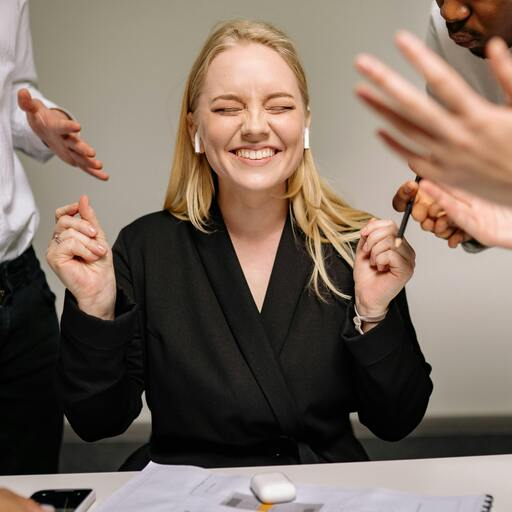
%> input picture woman.jpg, 512 x 512 px
$ octave Bit_Plane_Slicing.m   (GNU Octave 9; MATLAB toolbox functions it lacks are replaced by stand-ins)
%> lines starting %> are read from the running program, lines starting %| are printed output that depends on the picture
%% Bit Plane Slicing in MATLAB
% This script extracts all 8 bit-planes from a grayscale image
% and reconstructs the image using the 4 most significant bit planes.

clear all;
close all;
clc;

%% Image Input and Preprocessing
originalImage = imread('woman.jpg');
%> originalImage is the input picture: size 512x512x3 uint8; mean R, G, B 123.2, 107.4, 95.6
grayImage = rgb2gray(originalImage); % Read and convert RGB image to grayscale
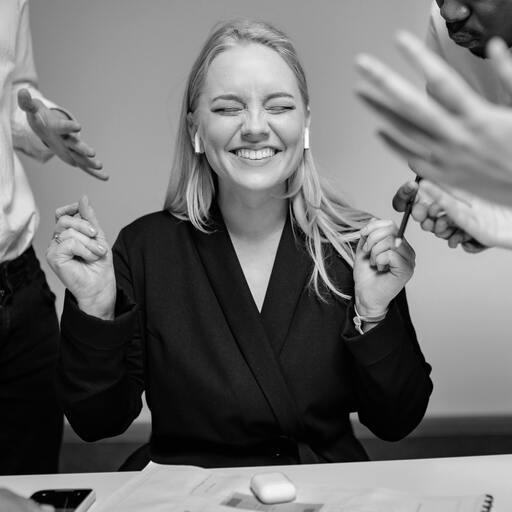
%> grayImage: size 512x512 uint8; min 0, max 254, mean 110.8


%I = rgb2gray(imread('nuj.jpg'));
% Optional: Check value and binary of a specific pixel
selectedPixel = originalImage(80, 230);
%> selectedPixel = 228
selectedpixel_binary = dec2bin(selectedPixel);  % Display binary value (for visualization/debug)
%> selectedpixel_binary = '11100100'

%% Bit Plane Extraction and Display
% bitget() fetches the nth bit of each pixel in the image

subplot(3,3,1); imshow(originalImage); title('Original Image');

for k = 1:8
    bitPlane = bitget(grayImage, k);  % Get bit-plane k (1 = LSB, 8 = MSB)
    subplot(3,3,k+1);
    imshow(logical(bitPlane));
    title(['Bitplane ', num2str(k)]);
end
%> this loop made 8 passes
%> pass 1, `bitPlane = bitget(grayImage, k);`:
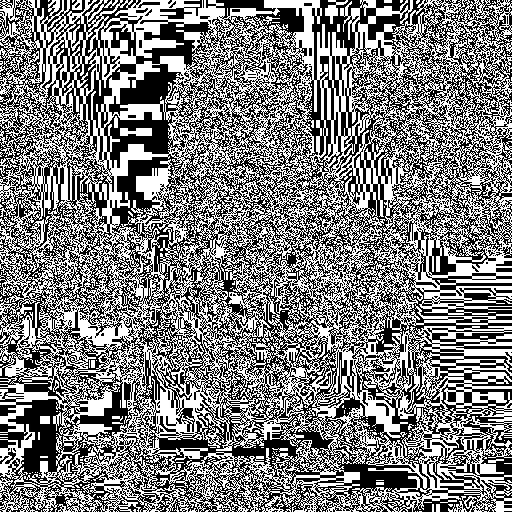
%> bitPlane: size 512x512 logical; 49.3% white in thin lines or dots
%> after the loop:
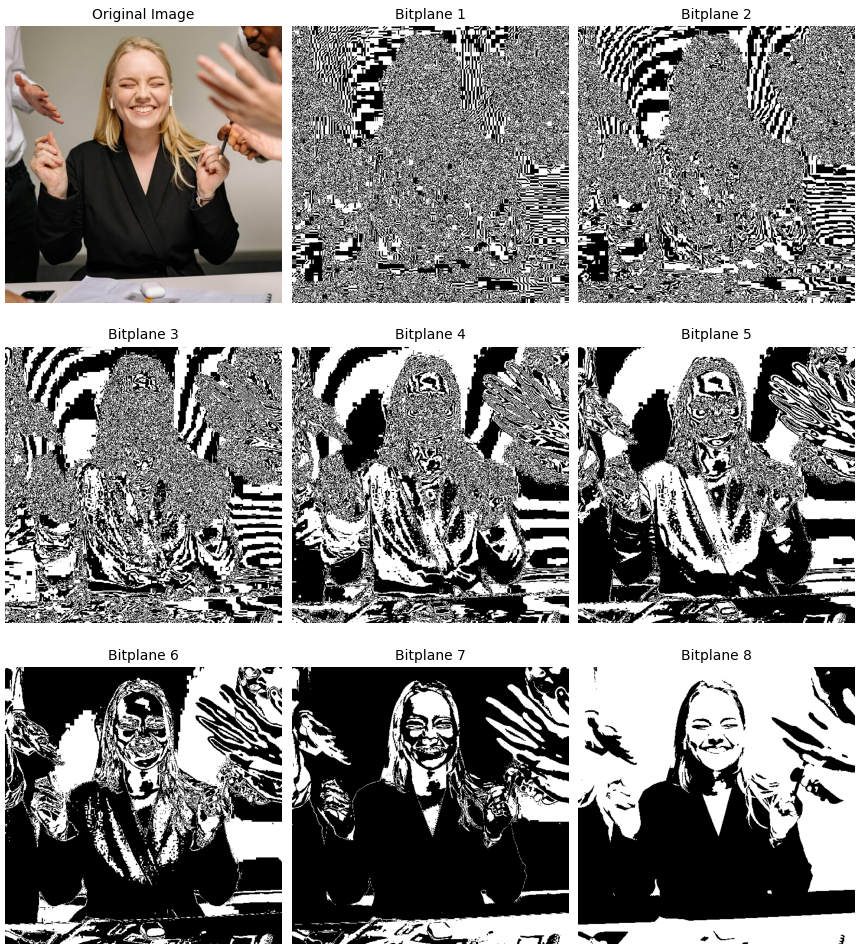
%> figure redrawn from the program's plot data, 9 panels

%% Bit Plane Combination: Reconstructing Using Top 4 Bits (MSBs)
% Start with a zero image of the same size
reconstructedImage = zeros(size(originalImage));

% Set the 5th to 8th bit-planes (most significant bits)
reconstructedImage = bitset(reconstructedImage, 8, bitget(originalImage, 8));
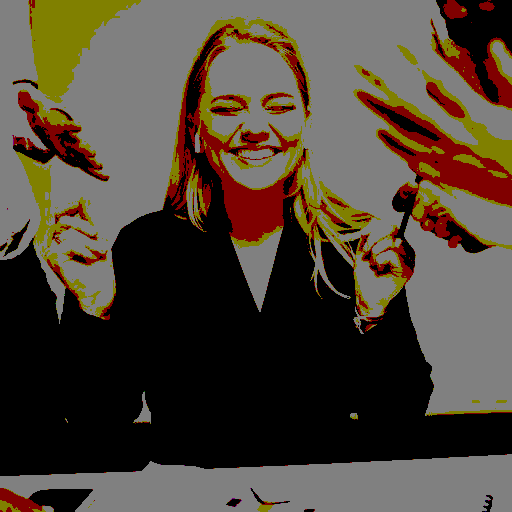
%> reconstructedImage: size 512x512x3 double; mean R, G, B 77.9, 67.5, 56.2
reconstructedImage = bitset(reconstructedImage, 7, bitget(originalImage, 7));
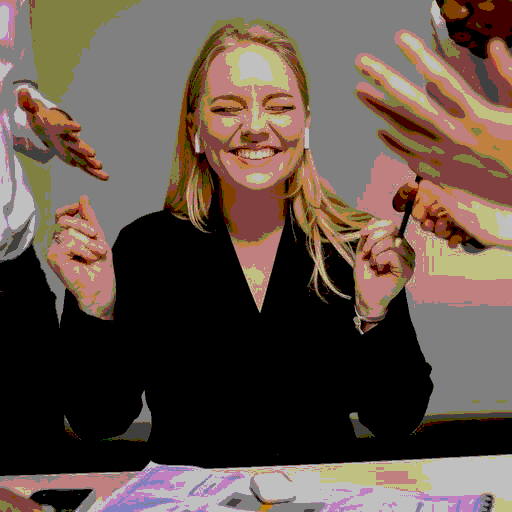
%> reconstructedImage: size 512x512x3 double; mean R, G, B 96.5, 81, 71.6
reconstructedImage = bitset(reconstructedImage, 6, bitget(originalImage, 6));
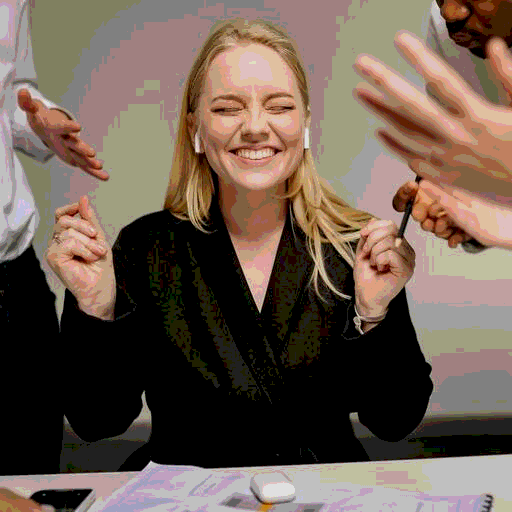
%> reconstructedImage: size 512x512x3 double; mean R, G, B 109.5, 92.7, 80.9
reconstructedImage = bitset(reconstructedImage, 5, bitget(originalImage, 5));

% Convert result to uint8 for proper image display
reconstructedImage = uint8(reconstructedImage);
%> reconstructedImage: size 512x512x3 uint8

%% Final Output Display
figure;
montage({grayImage, reconstructedImage}, 'Size', [1, 2]);
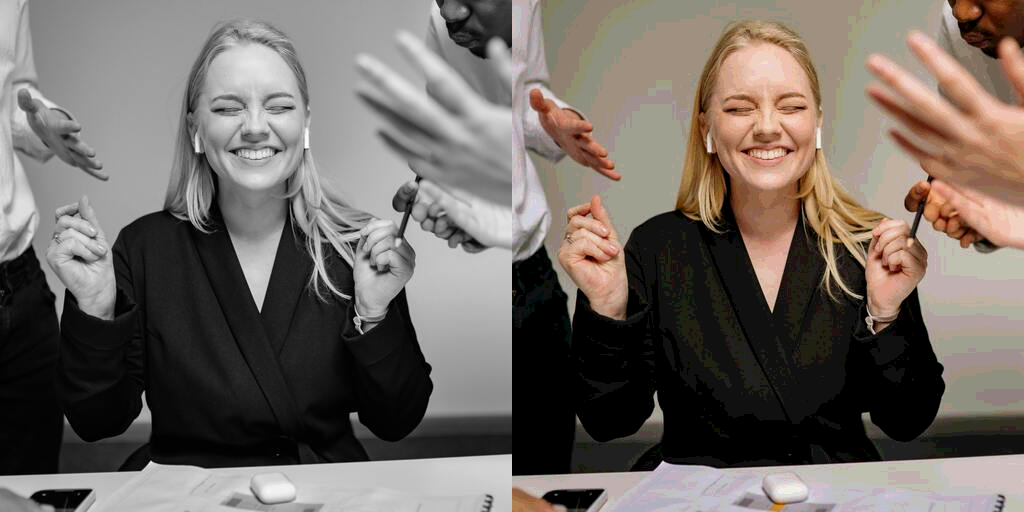
%> displayed picture: size 512x1024x3, on the screen's scale of 0 to 255; mean R, G, B 113.3, 105.4, 99.5
title('Original Image (Left) | Reconstructed with 4 MSBs (Right)');

$ run again, with biker.jpg copied over woman.jpg
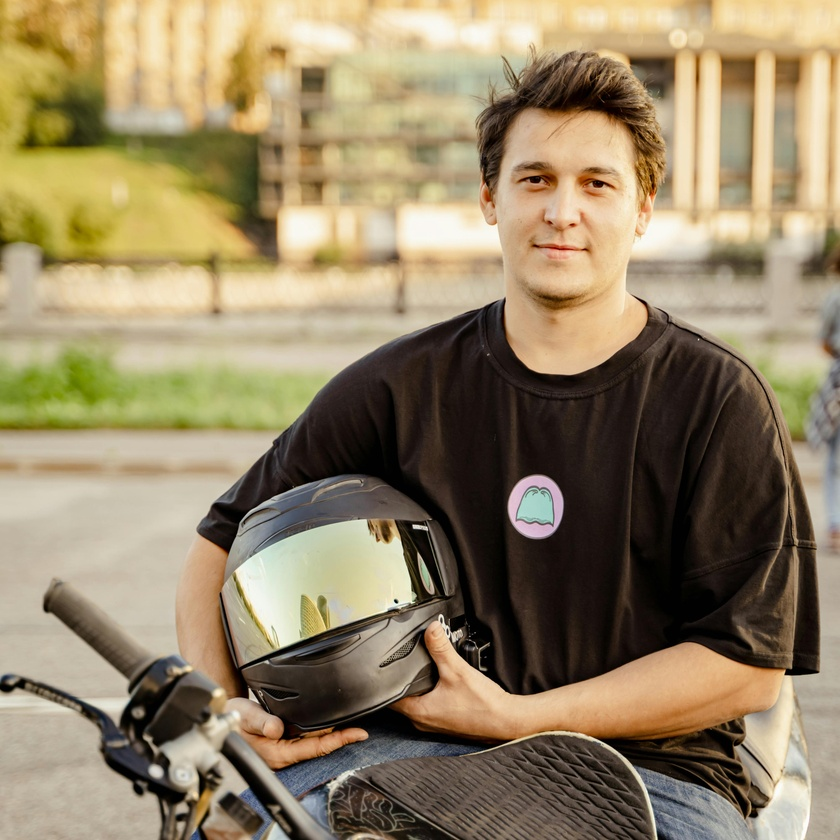
%> input picture biker.jpg, 840 x 840 px, shrunk from 3682 x 3682 before the run
%> originalImage is the input picture: size 840x840x3 uint8; mean R, G, B 147.8, 132.1, 102.1
%> selectedPixel = 191
%> selectedpixel_binary = '10111111'
%> the loop `for k = 1:8` made 8 passes
%> pass 1, `bitPlane = bitget(grayImage, k);`:
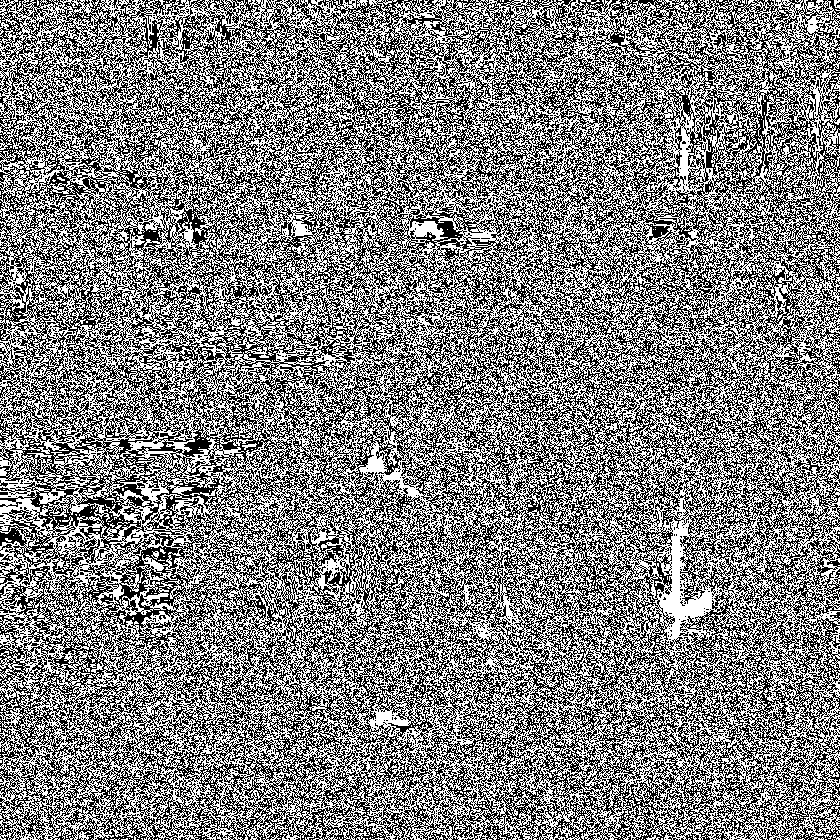
%> bitPlane: size 840x840 logical; 50.2% white; black in thin lines or dots
%> `montage({grayImage, reconstructedImage}, 'Size', [1, 2]);`:
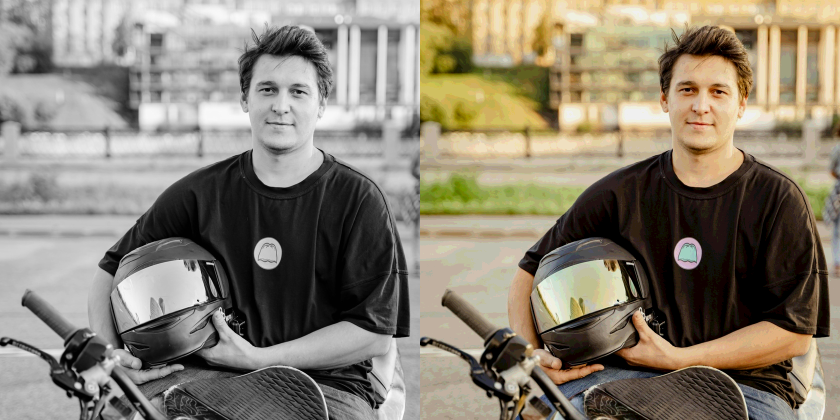
%> displayed picture: size 840x1680x3, on the screen's scale of 0 to 255 (shown at 1/2 size); mean R, G, B 136.9, 129.1, 114.1

$ run again, with flower.jpg copied over woman.jpg
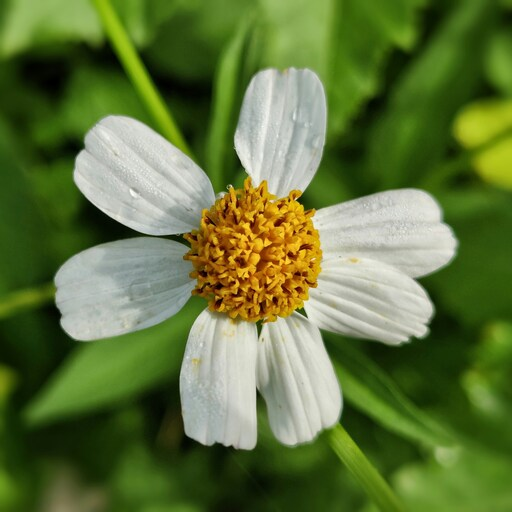
%> input picture flower.jpg, 512 x 512 px
%> originalImage is the input picture: size 512x512x3 uint8; mean R, G, B 96.9, 116.5, 60
%> selectedPixel = 114
%> selectedpixel_binary = '1110010'
%> the loop `for k = 1:8` made 8 passes
%> pass 1, `bitPlane = bitget(grayImage, k);`:
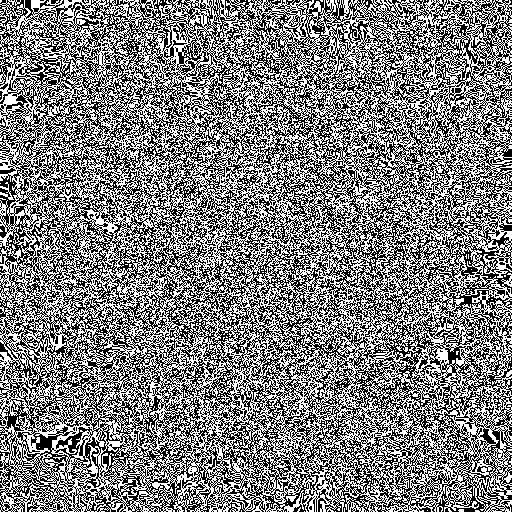
%> bitPlane: size 512x512 logical; 50% white; black in thin lines or dots
%> `montage({grayImage, reconstructedImage}, 'Size', [1, 2]);`:
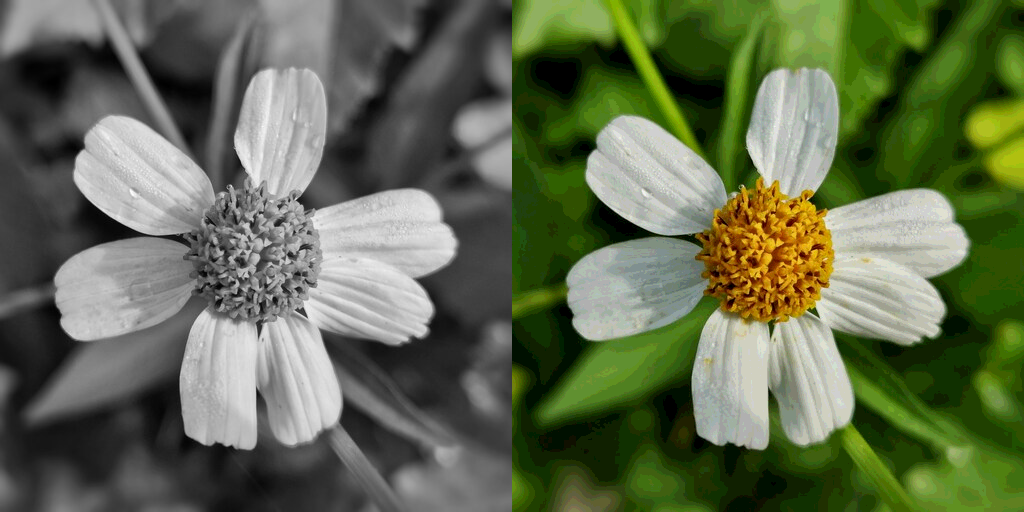
%> displayed picture: size 512x1024x3, on the screen's scale of 0 to 255; mean R, G, B 96.8, 106.6, 78.7

$ run again, with lemon.jpg copied over woman.jpg
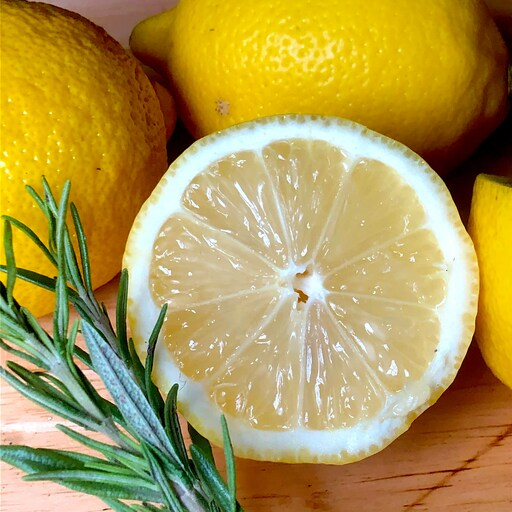
%> input picture lemon.jpg, 512 x 512 px
%> originalImage is the input picture: size 512x512x3 uint8; mean R, G, B 174.6, 152.7, 80.8
%> selectedPixel = 236
%> selectedpixel_binary = '11101100'
%> `montage({grayImage, reconstructedImage}, 'Size', [1, 2]);`:
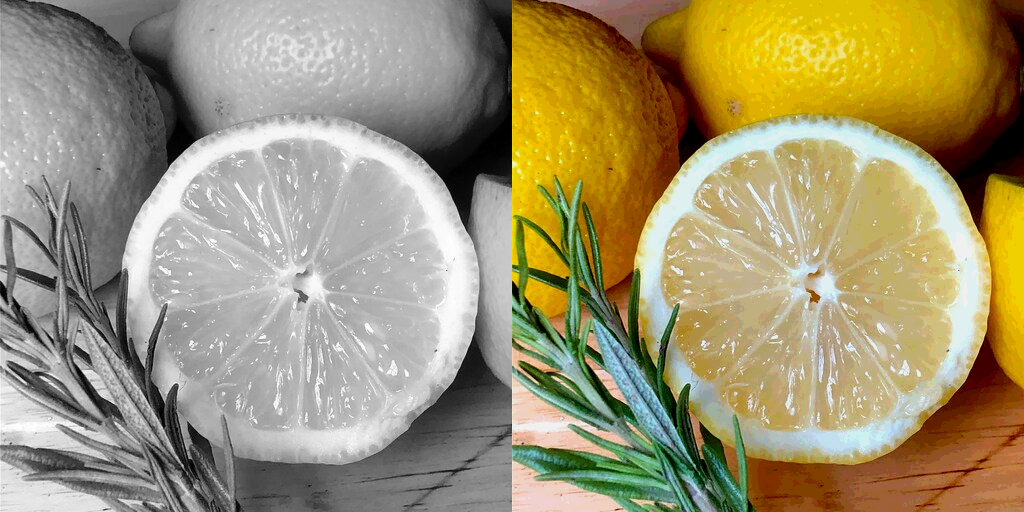
%> displayed picture: size 512x1024x3, on the screen's scale of 0 to 255; mean R, G, B 159, 148.1, 113.2
